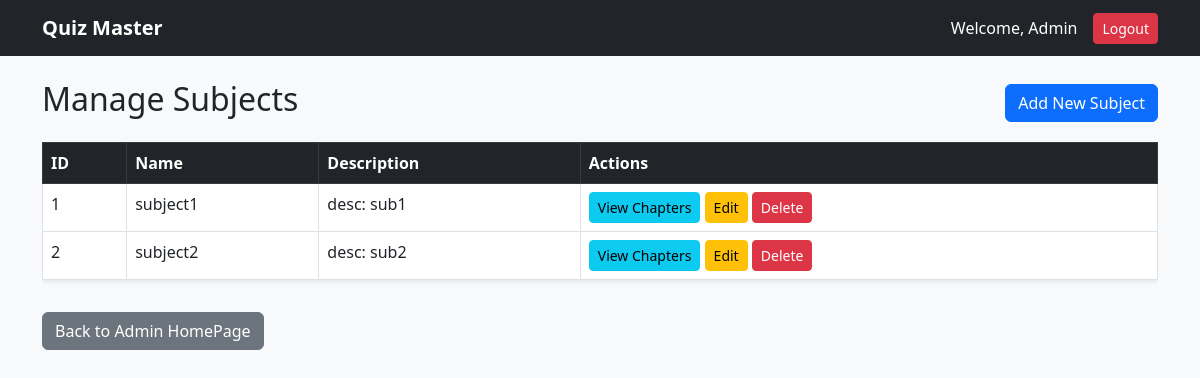
The page /admin/subjects (signed in) on the database as committed earlier.
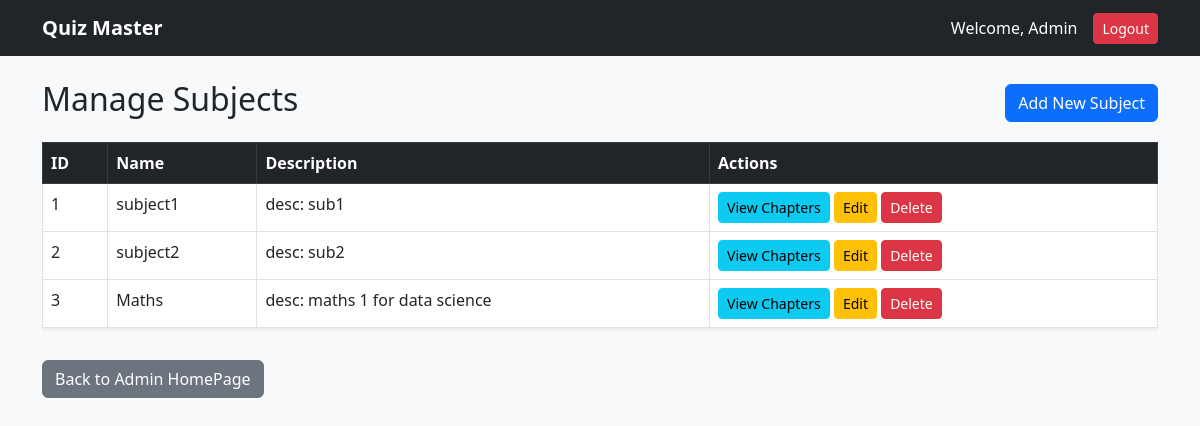
The same page on the database as committed later.
### models/models.py (models this page shows, shortened)
class Subject(db.Model):
    id = db.Column(db.Integer, primary_key=True)
    name = db.Column(db.String(150), unique=True, nullable=False)
    description = db.Column(db.Text, nullable=True)
    created_at = db.Column(db.DateTime, default=datetime.utcnow)

### controllers/admin_routes.py (the view)
@admin_blueprint.route("/subjects")
@admin_required
def manage_subjects():
    subjects = Subject.query.all()
    return render_template("admin/admin_subject.html", subjects=subjects)

### app.py (called while the page is built)
@app.context_processor
def inject_user():
    return dict(current_user=current_user)

@login_manager.user_loader
def load_user(user_id):
    return User.query.get(int(user_id))

### templates/admin/admin_subject.html (shortened to what this page needs)
<!DOCTYPE html>
<html lang="en">
<head>
    <link href="https://cdn.jsdelivr.net/npm/bootstrap@5.3.0/dist/css/bootstrap.min.css" rel="stylesheet">
</head>
<body class="bg-light">
    <nav class="navbar navbar-expand-lg navbar-dark bg-dark">
        <div class="container">
            <a class="navbar-brand fw-bold" href="{{ url_for('admin.admin_dashboard') }}">Quiz Master</a>
            <div class="ms-auto d-flex align-items-center">
                <span class="text-white me-3">Welcome, Admin</span>
                <a href="{{ url_for('auth.logout') }}" class="btn btn-danger btn-sm">Logout</a>
            </div>
        </div>
    </nav>
    <div class="container mt-4">
        <div class="d-flex justify-content-between align-items-center mb-3">
            <h2>Manage Subjects</h2>
            <a href="{{ url_for('admin.add_subject') }}" class="btn btn-primary">Add New Subject</a>
        </div>
        <div class="table-responsive">
            <table class="table table-bordered table-hover bg-white shadow-sm">
                <thead class="table-dark">
                    <tr>
                        <th>ID</th>
                        <th>Name</th>
                        <th>Description</th>
                        <th>Actions</th>
                    </tr>
                </thead>
                <tbody>
                    {% for subject in subjects %}
                    <tr>
                        <td>{{ subject.id }}</td>
                        <td>{{ subject.name }}</td>
                        <td>{{ subject.description }}</td>
                        <td>
                            <a href="{{ url_for('admin.manage_chapters', subject_id=subject.id) }}" class="btn btn-info btn-sm">View Chapters</a>
                            <a href="{{ url_for('admin.edit_subject', id=subject.id) }}" class="btn btn-warning btn-sm">Edit</a>
                            <form action="{{ url_for('admin.delete_subject', id=subject.id) }}" method="POST" class="d-inline">
                                <button type="submit" class="btn btn-danger btn-sm">Delete</button>
                            </form>
                        </td>
                    </tr>
                    {% endfor %}
                </tbody>
            </table>
        </div>
        <a href="{{ url_for('admin.admin_dashboard') }}" class="btn btn-secondary mt-3">Back to Admin HomePage</a>
    </div>
</body>
</html>

Rows that differ between the two databases and show on the page:
added Subject: id "3", name "Maths", description "desc: maths 1 for data science"
